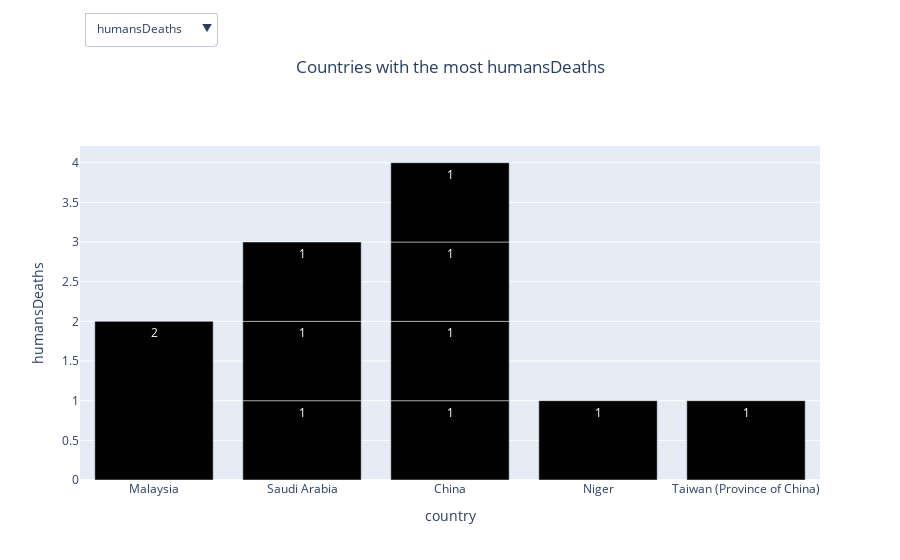

The cell this chart's notebook holds for it:
### Code cell
# Dynamic bar chart
most_slaughters(df)

### Figure 1 — Plotly figure (JSON) as saved in the notebook; plotly's stock layout.template omitted (floating-point values rounded to 4 significant figures)
{"data": [{"alignmentgroup": "True", "hovertemplate": "country=%{x}<br>humansDeaths=%{y}<extra></extra>", "legendgroup": "", "marker": {"color": "#020202", "pattern": {"shape": ""}}, "name": "", "offsetgroup": "", "orientation": "v", "showlegend": false, "textposition": "auto", "texttemplate": "%{y}", "type": "bar", "x": ["Malaysia", "Saudi Arabia", "China", "China", "Niger", "Saudi Arabia", "Saudi Arabia", "China", "China", "Taiwan (Province of China)"], "xaxis": "x", "y": [2, 1, 1, 1, 1, 1, 1, 1, 1, 1], "yaxis": "y"}], "layout": {"barmode": "relative", "legend": {"tracegroupgap": 0}, "title": {"text": "Countries with the most humansDeaths", "x": 0.5}, "updatemenus": [{"buttons": [{"args": [{"x": [["Malaysia", "Saudi Arabia", "China", "China", "Niger", "Saudi Arabia", "Saudi Arabia", "China", "China", "Taiwan (Province of China)"]], "y": [[2, 1, 1, 1, 1, 1, 1, 1, 1, 1]]}, {"title": "Countries with the most humansDeaths"}], "label": "humansDeaths", "method": "update"}, {"args": [{"x": [["Russian Federation", "Malaysia", "Cameroon", "Saudi Arabia", "Saudi Arabia", "Saudi Arabia", "China", "China", "China", "Saudi Arabia"]], "y": [[24, 4, 3, 1, 1, 1, 1, 1, 1, 1]]}, {"title": "Countries with the most humansAffected"}], "label": "humansAffected", "method": "update"}, {"args": [{"x": [["Chile", "Israel", "Israel", "Israel", "Israel", "Israel", "Israel", "Niger", "Israel", "Israel"]], "y": [[339006, 200000, 198800, 139950, 90000, 60000, 42750, 30500, 26500, 22000]]}, {"title": "Countries with the most sumSlaughtered"}], "label": "sumSlaughtered", "method": "update"}, {"args": [{"x": [["Iraq", "Republic of Korea", "Republic of Korea", "Republic of Korea", "Republic of Korea", "Republic of Korea", "Iraq", "Republic of Korea", "Republic of Korea", "Iraq"]], "y": [[913590, 898080, 898080, 788000, 700000, 622019, 621475, 571195, 559359, 487951]]}, {"title": "Countries with the most sumDestroyed"}], "label": "sumDestroyed", "method": "update"}, {"args": [{"x": [["Iraq", "Niger", "Israel", "Iraq", "Israel", "Iraq", "Republic of Korea", "Israel", "Côte d'Ivoire", "Romania"]], "y": [[439799, 86000, 71000, 64500, 53000, 51049, 50318, 45000, 44634, 44610]]}, {"title": "Countries with the most sumDeaths"}], "label": "sumDeaths", "method": "update"}, {"args": [{"x": [["Italy", "Iraq", "Italy", "Niger", "Iraq", "Bulgaria", "China", "Iraq", "Republic of Korea", "Iran  (Islamic Republic of)"]], "y": [[460000, 439799, 123463, 86000, 64500, 62000, 59565, 51049, 50318, 50000]]}, {"title": "Countries with the most sumCases"}], "label": "sumCases", "method": "update"}, {"args": [{"x": [["Zimbabwe", "Iraq", "Republic of Korea", "Republic of Korea", "Republic of Korea", "Republic of Korea", "Iraq", "Iraq", "Republic of Korea", "Republic of Korea"]], "y": [[2000000, 914000, 898100, 898100, 788300, 700650, 685975, 668000, 622144, 571320]]}, {"title": "Countries with the most sumAtRisk"}], "label": "sumAtRisk", "method": "update"}, {"args": [{"x": [["France", "France", "France", "France", "France", "France", "Portugal", "Portugal", "France", "Panama"]], "y": [["West Nile Fever", "West Nile Fever", "West Nile Fever", "West Nile Fever", "West Nile Fever", "West Nile Fever", "West Nile Fever", "West Nile Fever", "West Nile Fever", "West Nile Fever"]]}, {"title": "Countries with the most disease"}], "label": "disease", "method": "update"}, {"args": [{"x": [["Iran  (Islamic Republic of)", "Cameroon", "Namibia", "Turkey", "Turkey", "Cameroon", "Lithuania", "Lithuania", "Lithuania", "Egypt"]], "y": [["Denied", "Denied", "Denied", "Denied", "Denied", "Denied", "Confirmed", "Confirmed", "Confirmed", "Confirmed"]]}, {"title": "Countries with the most status"}], "label": "status", "method": "update"}, {"args": [{"x": [["Czech Republic", "Czech Republic", "Czech Republic", "Czech Republic", "Montenegro", "Serbia", "Serbia", "Serbia", "Serbia", "Serbia"]], "y": [["Žofina Hut", "Želechovice ", "Želechovice ", "Ždár nad Orlicí", "ŽABLJAK", "Šutci", "Šutci", "Štavica", "Šljivovica", "Šljivovica"]]}, {"title": "Countries with the most localityName"}], "label": "localityName", "method": "update"}, {"args": [{"x": [["France", "Russian Federation", "Albania", "Albania", "Albania", "Montenegro", "Italy", "Russian Federation", "Russian Federation", "Russian Federation"]], "y": [["Europe", "Europe", "Europe", "Europe", "Europe", "Europe", "Europe", "Europe", "Europe", "Europe"]]}, {"title": "Countries with the most region"}], "label": "region", "method": "update"}, {"args": [{"x": [["Japan", "Japan", "Japan", "Japan", "Japan", "Japan", "Japan", "Japan", "Japan", "Japan"]], "y": [[144.8, 144.8, 144.8, 143.9, 143.9, 143.3, 143.2, 142.9, 141.7, 141.6]]}, {"title": "Countries with the most longitude"}], "label": "longitude", "method": "update"}, {"args": [{"x": [["Russian Federation", "Russian Federation", "Russian Federation", "Russian Federation", "Russian Federation", "Russian Federation", "Russian Federation", "United States of America", "Russian Federation", "Russian Federation"]], "y": [[68.39, 68.36, 68.28, 68.13, 67.91, 67.69, 66.86, 64.76, 64.32, 64.31]]}, {"title": "Countries with the most latitude"}], "label": "latitude", "method": "update"}], "direction": "down", "showactive": true, "x": 0.005, "xanchor": "left", "y": 1.4, "yanchor": "top"}], "xaxis": {"anchor": "y", "domain": [0, 1], "title": {"text": "country"}}, "yaxis": {"anchor": "x", "domain": [0, 1], "title": {"text": "humansDeaths"}}}}
